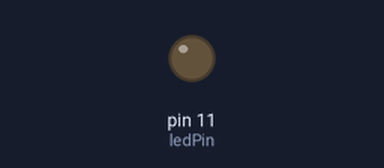
The sketch below on a simulated Arduino Uno, built with avr-gcc and run on an emulated ATmega328P. Parts: output pins drawn as LEDs (lit = HIGH).

Above: at 0.05 s.
At 0.65 s:
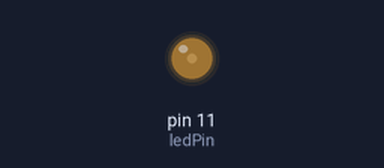
At 1.25 s:
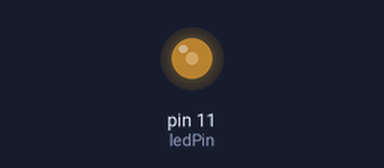
At 2.5 s:
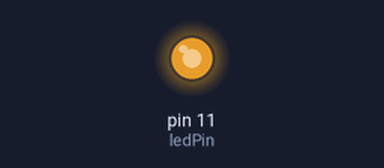
Timing chart, 0 to 5.8 s (numbered marks = the images above):
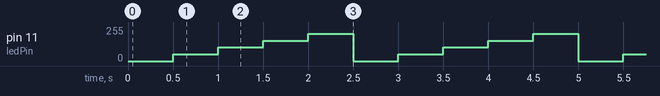

Measured:
- by itself, pin 11 (ledPin): repeats every 2.5 s: 102/255 0.50 s, 153/255 0.50 s, 204/255 0.50 s, 0/255 0.50 s, 51/255 0.50 s

The sketch:

ch5.ino
```cpp
int ledPin = 11;
int ledLevel = 0;
void setup() {
  pinMode(ledPin,OUTPUT);

}

void loop() {
  if( ledLevel>250 ) ledLevel=0;
  analogWrite(ledPin,ledLevel);
  ledLevel = ledLevel + 51;
  delay(500);

}
```
